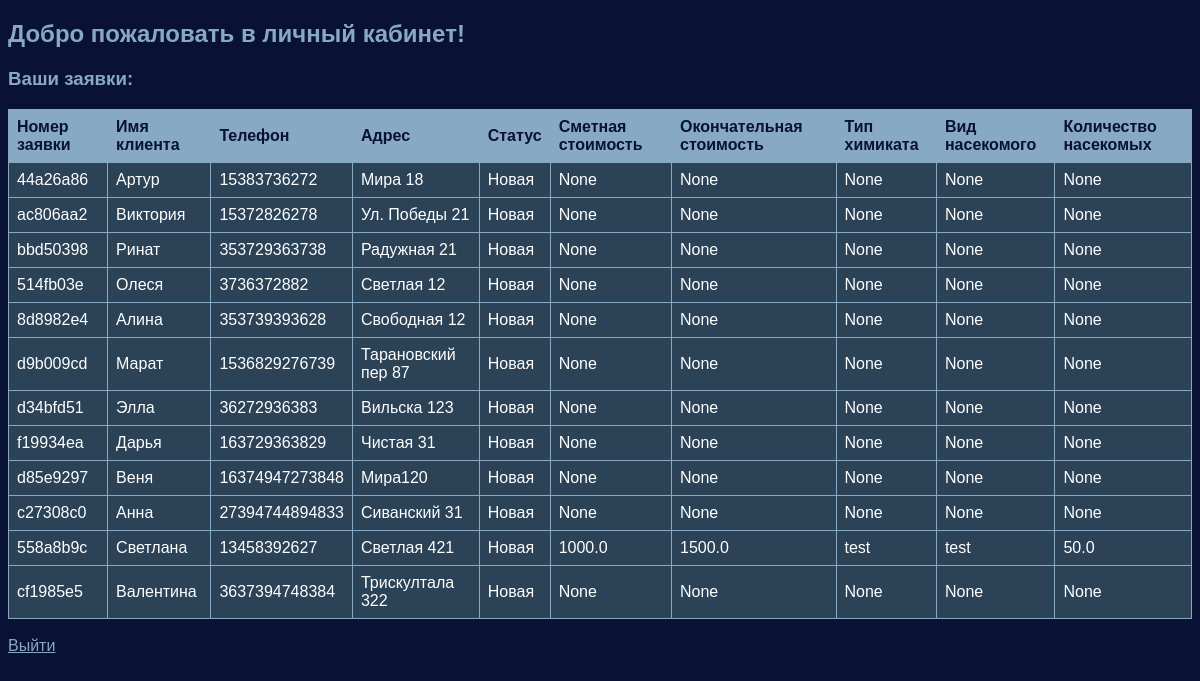
The page /disinsector/dashboard (signed in) on the database its author committed.
### tables this page shows
CREATE TABLE orders (
            id INTEGER PRIMARY KEY AUTOINCREMENT,
            client_id INTEGER, -- Ссылка на клиента
            disinsector_id INTEGER, -- Ссылка на дезинсектора
            order_id TEXT NOT NULL,
            name TEXT, -- Имя клиента
            object TEXT, -- Объект клиента
            insect_quantity TEXT, -- Количество насекомых
            disinsect_experience TEXT, -- Опыт дезинсекции клиента
            phone TEXT, -- Телефон клиента
            address TEXT, -- Адрес клиента
            order_status TEXT DEFAULT 'Новая', -- Статус заявки
            order_date TEXT,
            estimated_price REAL,
            final_price REAL,
            poison_type TEXT,
            insect_type TEXT,
            client_area REAL,
            FOREIGN KEY (disinsector_id) REFERENCES disinsectors(id)
        );

### app.py (the view)
@app.route('/disinsector/dashboard', methods=['GET', 'POST'])
def disinsector_dashboard():
    if 'disinsector_id' in session and session.get('role') == 'disinsector':
        disinsector_id = session.get('disinsector_id')
        conn = sqlite3.connect('disinsect_data.db')
        cur = conn.cursor()
        if request.method == 'POST':
            order_id = request.form['order_id']
            new_status = request.form['status']
            cur.execute("UPDATE orders SET order_status = ? WHERE order_id = ?", (new_status, order_id))
            conn.commit()
        cur.execute('''
            SELECT o.order_id, o.name, o.phone, o.address, o.order_status,
                   o.estimated_price, o.final_price, o.poison_type, o.insect_type, o.client_area
            FROM orders o
            WHERE o.disinsector_id = ?
        ''', (disinsector_id,))
        orders = cur.fetchall()
        conn.close()
        if orders:
            return render_template('disinsector_dashboard.html', orders=orders)
        else:
            flash("На данный момент у вас нет заявок.")
            return render_template('disinsector_dashboard.html', orders=[])
    else:
        return redirect(url_for('login'))

### templates/disinsector_dashboard.html (shortened to what this page needs)
<!DOCTYPE html>
<html lang="en">
<head>
</head>
<body>
    <h2>Добро пожаловать в личный кабинет!</h2>
    <h3>Ваши заявки:</h3>
    {% if orders %}
    <table border="1">
        <tr>
            <th>Номер заявки</th>
            <th>Имя клиента</th>
            <th>Телефон</th>
            <th>Адрес</th>
            <th>Статус</th>
            <th>Сметная стоимость</th>
            <th>Окончательная стоимость</th>
            <th>Тип химиката</th>
            <th>Вид насекомого</th>
            <th>Количество насекомых</th>
        </tr>
        {% for order in orders %}
        <tr>
            <td>{{ order[0] }}</td>
            <td>{{ order[1] }}</td>
            <td>{{ order[2] }}</td>
            <td>{{ order[3] }}</td>
            <td>{{ order[4] }}</td>
            <td>{{ order[5] }}</td>
            <td>{{ order[6] }}</td>
            <td>{{ order[7] }}</td>
            <td>{{ order[8] }}</td>
            <td>{{ order[9] }}</td>
        </tr>
        {% endfor %}
    </table>
    {% else %}
        <p>На данный момент у вас нет заявок.</p>
    {% endif %}
    <br>
    <a href="{{ url_for('logout') }}">Выйти</a>
</body>
</html>

### templates/disinsector_dashboard.html (style rules this page uses)
body { font-family: Arial, sans-serif; background-color: #091235; color: #fff; }
h2, h3 { color: #88A9C3; }
table { width: 100%; border-collapse: collapse; background-color: #2B4257; color: #fff; }
th, td { border: 1px solid #88A9C3; padding: 8px; text-align: left; }
th { background-color: #88A9C3; color: #091235; }
a { color: #88A9C3; }

### rows shown on the page
orders: order "44a26a86", name "Артур", phone "15383736272", address "Мира 18", order_status "Новая", order "None"
orders: order "ac806aa2", name "Виктория", phone "15372826278", address "Ул. Победы 21", order_status "Новая", order "None"
orders: order "bbd50398", name "Ринат", phone "353729363738", address "Радужная 21", order_status "Новая", order "None"
orders: order "514fb03e", name "Олеся", phone "3736372882", address "Светлая 12", order_status "Новая", order "None"
orders: order "8d8982e4", name "Алина", phone "353739393628", address "Свободная 12", order_status "Новая", order "None"
orders: order "d9b009cd", name "Марат", phone "1536829276739", address "Тарановский пер 87", order_status "Новая", order "None"
orders: order "d34bfd51", name "Элла", phone "36272936383", address "Вильска 123", order_status "Новая", order "None"
orders: order "f19934ea", name "Дарья", phone "163729363829", address "Чистая 31", order_status "Новая", order "None"
orders: order "d85e9297", name "Веня", phone "16374947273848", address "Мира120", order_status "Новая", order "None"
orders: order "c27308c0", name "Анна", phone "27394744894833", address "Сиванский 31", order_status "Новая", order "None"
orders: order "558a8b9c", name "Светлана", phone "13458392627", address "Светлая 421", order_status "Новая", estimated_price "1000.0", final_price "1500.0", poison_type "test", insect_type "test", client_area "50.0"
orders: order "cf1985e5", name "Валентина", phone "3637394748384", address "Трискултала 322", order_status "Новая", order "None"
